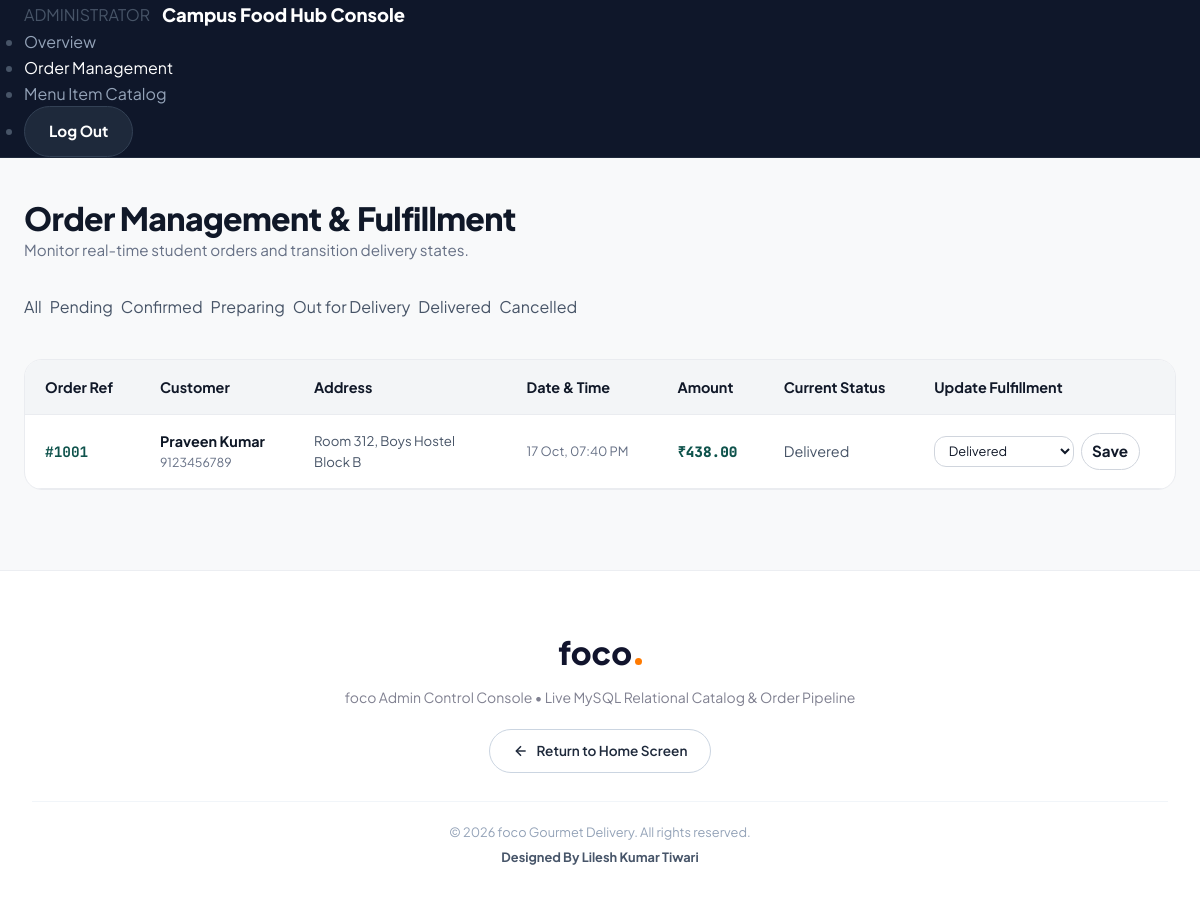
The page /experiment-6/admin/orders.php (signed in) on the database its author committed.
### tables this page shows
CREATE TABLE `orders` (
    `order_id` INT AUTO_INCREMENT PRIMARY KEY,
    `user_id` INT NOT NULL,
    `order_date` DATETIME NOT NULL DEFAULT CURRENT_TIMESTAMP,
    `total_amount` DECIMAL(10,2) NOT NULL,
    `delivery_name` VARCHAR(150) NOT NULL,
    `delivery_mobile` VARCHAR(20) NOT NULL,
    `delivery_address` TEXT NOT NULL,
    `order_status` ENUM('Pending', 'Confirmed', 'Preparing', 'Out for Delivery', 'Delivered', 'Cancelled') NOT NULL DEFAULT 'Pending',
    FOREIGN KEY (`user_id`) REFERENCES `users`(`user_id`) ON DELETE CASCADE
);

CREATE TABLE `users` (
    `user_id` INT AUTO_INCREMENT PRIMARY KEY,
    `name` VARCHAR(150) NOT NULL,
    `email` VARCHAR(150) NOT NULL UNIQUE,
    `password` VARCHAR(255) NOT NULL,
    `mobile` VARCHAR(20) NOT NULL,
    `address` TEXT NOT NULL,
    `role` ENUM('user', 'admin') NOT NULL DEFAULT 'user',
    `created_at` DATETIME NOT NULL DEFAULT CURRENT_TIMESTAMP
);

### experiment-6/admin/orders.php (the view, shortened to what this page needs)
<?php
$pdo = getFoodDbConnection();
$statusFilter = trim($_GET['status'] ?? '');
$ordersList = [];
if ($pdo) {
    try {
        $sql = "
            SELECT o.*, u.name as customer_name, u.email as customer_email, u.mobile as customer_mobile
            FROM orders o
            JOIN users u ON o.user_id = u.user_id
            WHERE 1=1
        ";
        $params = [];
        $sql .= " ORDER BY o.order_id DESC";
        $stmt = $pdo->prepare($sql);
        $stmt->execute($params);
        $ordersList = $stmt->fetchAll();
    } catch (PDOException $e) {
        $flashError = $e->getMessage();
    }
}
?>
<!DOCTYPE html>
<html lang="en">
<head>
  <link rel="stylesheet" href="../../assets/css/design-system.css">
  <link rel="stylesheet" href="../style.css">
</head>
<body style="background: var(--bg-app);">
  <nav class="food-app-header" style="background: #0F172A; border-bottom: 1px solid #1E293B;">
    <div class="container food-header-inner">
      <div style="display: flex; align-items: center; gap: 0.75rem;">
        <span class="badge badge-warning">ADMINISTRATOR</span>
        <span style="font-weight: 800; color: #FFFFFF; font-size: 1.15rem;">Campus Food Hub Console</span>
      </div>
      <ul class="food-nav-menu">
        <li><a href="index.php" class="food-nav-link" style="color: #94A3B8;">Overview</a></li>
        <li><a href="orders.php" class="food-nav-link active" style="color: #FFFFFF;">Order Management</a></li>
        <li><a href="items.php" class="food-nav-link" style="color: #94A3B8;">Menu Item Catalog</a></li>
        <li><a href="../logout.php" class="btn btn-secondary btn-sm" style="background: #1E293B; color: #FFFFFF !important; border-color: #334155;">Log Out</a></li>
      </ul>
    </div>
  </nav>
  <main class="container" style="padding: 2.5rem 1.5rem 5rem;">
    <div style="margin-bottom: 2rem;">
      <h1 style="font-size: 2rem; font-weight: 800;">Order Management & Fulfillment</h1>
      <p style="color: var(--text-muted); font-size: 0.95rem;">
        Monitor real-time student orders and transition delivery states.
      </p>
    </div>
    <div style="display: flex; gap: 0.5rem; margin-bottom: 2rem; overflow-x: auto; padding-bottom: 0.5rem;">
      <?php
        $statuses = ['All', 'Pending', 'Confirmed', 'Preparing', 'Out for Delivery', 'Delivered', 'Cancelled'];
        $curStat = empty($statusFilter) ? 'All' : $statusFilter;
        foreach ($statuses as $st):
          $active = ($curStat === $st);
      ?>
        <a href="orders.php?status=<?= urlencode($st) ?>" class="cat-pill <?= $active ? 'active' : '' ?>">
          <?= htmlspecialchars($st) ?>
        </a>
      <?php endforeach; ?>
    </div>
    <div class="table-responsive">
      <table class="data-table">
        <thead>
          <tr>
            <th>Order Ref</th>
            <th>Customer</th>
            <th>Address</th>
            <th>Date & Time</th>
            <th>Amount</th>
            <th>Current Status</th>
            <th>Update Fulfillment</th>
          </tr>
        </thead>
        <tbody>
          <?php if (empty($ordersList)): ?>
            <tr><td colspan="7" style="text-align: center; color: var(--text-muted); padding: 3rem;">No orders match this status filter.</td></tr>
          <?php else: ?>
            <?php foreach ($ordersList as $ord): ?>
              <tr>
                <td style="font-family: var(--font-mono); font-weight: 700; color: var(--primary);">
                  #<?= $ord['order_id'] ?>
                </td>
                <td>
                  <div style="font-weight: 700; color: var(--text-main);"><?= htmlspecialchars($ord['customer_name']) ?></div>
                  <div style="font-size: 0.775rem; color: var(--text-muted);"><?= htmlspecialchars($ord['delivery_mobile']) ?></div>
                </td>
                <td style="font-size: 0.825rem; max-width: 200px;">
                  <?= htmlspecialchars($ord['delivery_address']) ?>
                </td>
                <td style="font-size: 0.8rem; color: var(--text-muted); white-space: nowrap;">
                  <?= htmlspecialchars(date('d M, h:i A', strtotime($ord['order_date']))) ?>
                </td>
                <td style="font-family: var(--font-mono); font-weight: 800; color: var(--primary);">
                  ₹<?= number_format($ord['total_amount'], 2) ?>
                </td>
                <td>
                  <span class="status-badge <?= htmlspecialchars(str_replace(' ', '_', $ord['order_status'])) ?>">
                    <?= htmlspecialchars($ord['order_status']) ?>
                  </span>
                </td>
                <td>
                  <form action="orders.php" method="POST" style="display: flex; gap: 0.4rem; align-items: center;">
                    <select name="order_status" class="form-control" style="font-size: 0.8rem; padding: 0.35rem 0.6rem; width: 140px;">
                      <?php foreach (['Pending', 'Confirmed', 'Preparing', 'Out for Delivery', 'Delivered', 'Cancelled'] as $opt): ?>
                        <option value="<?= $opt ?>" <?= ($ord['order_status'] === $opt) ? 'selected' : '' ?>><?= $opt ?></option>
                      <?php endforeach; ?>
                    </select>
                    <button type="submit" class="btn btn-secondary btn-sm" style="padding: 0.35rem 0.65rem;">Save</button>
                  </form>
                </td>
              </tr>
            <?php endforeach; ?>
          <?php endif; ?>
        </tbody>
      </table>
    </div>
  </main>
  <footer class="foco-centered-footer">
    <div>
      <a href="../index.php" class="foco-footer-logo">
        <span>foco</span>
        <span class="foco-brand-dot"></span>
      </a>
      <p class="foco-footer-desc">
        foco Admin Control Console &bull; Live MySQL Relational Catalog &amp; Order Pipeline
      </p>
      <div>
        <a href="../../index.html" class="foco-footer-btn">
          <svg width="16" height="16" viewBox="0 0 24 24" fill="none" stroke="currentColor" stroke-width="2.2">
            <line x1="19" y1="12" x2="5" y2="12"></line>
            <polyline points="12 19 5 12 12 5"></polyline>
          </svg>
          <span>Return to Home Screen</span>
        </a>
      </div>
      <div class="foco-footer-copy">
        <div>&copy; 2026 foco Gourmet Delivery. All rights reserved.</div>
        <div style="margin-top: 0.25rem;" class="foco-designer-tag">Designed By Lilesh Kumar Tiwari</div>
      </div>
    </div>
  </footer>
</body>
</html>

### assets/css/design-system.css (style rules this page uses)
:root { --bg-app: #F8F9FA; --bg-surface: #FFFFFF; --bg-surface-soft: #F1F4F8; --bg-subtle: #F3F5F7; --bg-dark: #0D131F; --bg-dark-card: #151D2A; --text-main: #0E1726; --text-heading: #101828; --text-body: #475467; --text-muted: #667085; --text-light: #98A2B3; --primary: #0F534C; --primary-hover: #0A3C37; --primary-light: #E6F4F1; --primary-border: #B2DFD8; --accent-teal: #0D9488; --accent-cyan: #06B6D4; --accent-orange: #F97316; --accent-indigo: #4F46E5; --accent-amber: #F59E0B; --success: #12B76A; --success-bg: #ECFDF3; --success-border: #A6F4C5; --success-text: #027A48; --danger: #F04438; --danger-bg: #FEF3F2; --danger-border: #FECDCA; --danger-text: #B42318; --border-light: #EAECF0; --border-medium: #D0D5DD; --border-focus: #0D9488; --radius-xs: 4px; --radius-sm: 8px; --radius-md: 12px; --radius-lg: 18px; --radius-xl: 24px; --radius-2xl: 32px; --radius-full: 9999px; --shadow-xs: 0 1px 2px rgba(16, 24, 40, 0.05); --shadow-sm: 0 1px 3px rgba(16, 24, 40, 0.08), 0 1px 2px rgba(16, 24, 40, 0.04); --shadow-md: 0 4px 8px -2px rgba(16, 24, 40, 0.06), 0 2px 4px -2px rgba(16, 24, 40, 0.04); --shadow-lg: 0 12px 16px -4px rgba(16, 24, 40, 0.08), 0 4px 6px -2px rgba(16, 24, 40, 0.03); --shadow-xl: 0 20px 24px -4px rgba(16, 24, 40, 0.08), 0 8px 8px -4px rgba(16, 24, 40, 0.03); --font-serif: 'DM Serif Display', Georgia, serif; --font-sans: 'Plus Jakarta Sans', -apple-system, BlinkMacSystemFont, 'Segoe UI', Roboto, sans-serif; --font-mono: 'JetBrains Mono', monospace; --transition-fast: 150ms ease; --transition-normal: 250ms ease; --transition-smooth: 350ms cubic-bezier(0.16, 1, 0.3, 1); }
*, *::before, *::after { box-sizing: border-box; margin: 0; padding: 0; }
html { font-size: 16px; scroll-behavior: smooth; -webkit-font-smoothing: antialiased; }
body { font-family: var(--font-sans); background-color: var(--bg-app); color: var(--text-body); line-height: 1.6; min-height: 100vh; display: flex; flex-direction: column; }
a { color: inherit; text-decoration: none; transition: all var(--transition-fast); }
img, svg { display: block; max-width: 100%; }
button, input, select, textarea { font: inherit; color: inherit; }
.container { width: 100%; max-width: 1220px; margin: 0 auto; padding: 0 1.5rem; }
h1, h2, h3, h4, h5 { color: var(--text-heading); font-weight: 700; line-height: 1.25; letter-spacing: -0.02em; }
.btn { display: inline-flex; align-items: center; justify-content: center; gap: 0.5rem; font-size: 0.95rem; font-weight: 700; padding: 0.75rem 1.5rem; border-radius: var(--radius-full); cursor: pointer; border: 1px solid transparent; transition: all var(--transition-normal); text-decoration: none; }
.btn-secondary { background: #FFFFFF; color: var(--text-heading) !important; border-color: var(--border-medium); }
.form-control { width: 100%; padding: 0.7rem 1rem; font-size: 0.95rem; background: #FFFFFF; border: 1px solid var(--border-medium); border-radius: var(--radius-md); color: var(--text-heading); transition: all var(--transition-fast); }
.table-responsive { width: 100%; overflow-x: auto; border-radius: var(--radius-lg); border: 1px solid var(--border-light); background: #FFFFFF; }
.data-table { width: 100%; border-collapse: collapse; text-align: left; font-size: 0.9rem; }
.data-table th { background: var(--bg-subtle); color: var(--text-heading); font-weight: 700; padding: 0.95rem 1.25rem; border-bottom: 1px solid var(--border-light); white-space: nowrap; }
.data-table td { padding: 0.95rem 1.25rem; border-bottom: 1px solid var(--border-light); }

### rows shown on the page
orders: order_id "1001", user.name "Praveen Kumar", delivery_mobile "9123456789", delivery_address "Room 312, Boys Hostel Block B", order_date "17 Oct, 07:40 PM", total_amount "438.00", order_status "Delivered"

### other values the page prints
$st "All"
$st "Pending"
$st "Confirmed"
$st "Preparing"
$st "Out for Delivery"
$st "Delivered"
$st "Cancelled"
